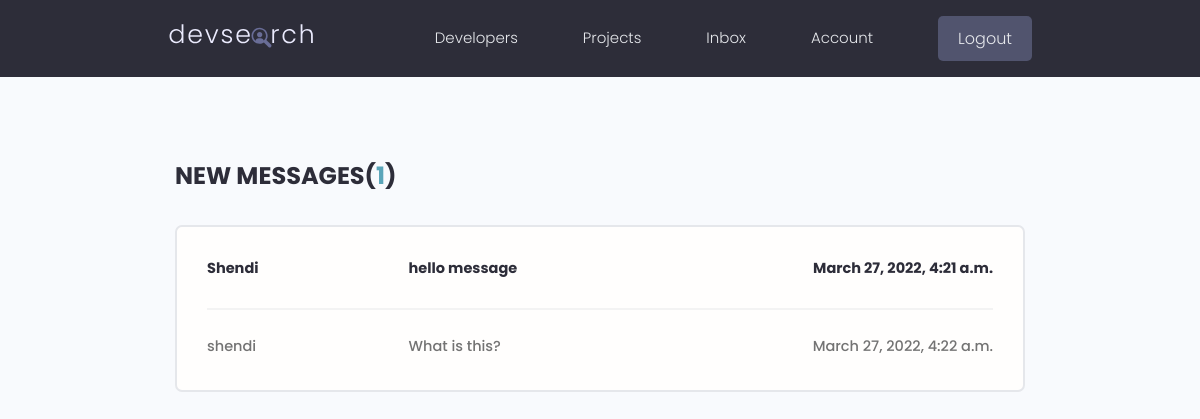
Screenshot of /inbox/ (signed in) with the database file from the repository.
### users/models.py (models this page shows, shortened)
class Message(models.Model):
    class Meta:
        ordering = ['is_read', '-created']
    sender = models.ForeignKey(Profile, on_delete=models.SET_NULL, null=True)
    recipient = models.ForeignKey(
        Profile, on_delete=models.SET_NULL, null=True, related_name='messages')
    name = models.CharField(max_length=200, null=True, blank=True)
    email = models.EmailField(max_length=200, null=True, blank=True)
    subject = models.CharField(max_length=200, null=True, blank=True)
    body = models.TextField()
    is_read = models.BooleanField(default=False, null=True)
    created = models.DateTimeField(auto_now_add=True)
    id = models.UUIDField(default=uuid.uuid4, unique=True,
                          primary_key=True, editable=False)

### users/views.py (the view)
# urls.py: path('inbox/', views.inbox, name='inbox')
@login_required(login_url='login')
def inbox(request):
    profile = request.user.profile
    messageRequests = profile.messages.all()
    unreadCount = messageRequests.filter(is_read=False).count()
    context = {'messageRequests': messageRequests, 'unreadCount': unreadCount}
    return render(request, 'users/inbox.html', context)

### users/templates/users/inbox.html
{% extends 'main.html' %} {% block content %}
<main class="inbox my-xl">
  <div class="content-box">
    <h3 class="inbox__title">New Messages(<span>{{unreadCount}}</span>)</h3>
    <ul class="messages">
      {% for message in messageRequests %}
      <li class="message {{message.is_read|yesno:"'',message--unread"}}">
        <a href="message.html">
          <span class="message__author">{{message.name}}</span>
          <span class="message__subject">{{message.subject}}</span>
          <span class="message__date">{{message.created}}</span>
        </a>
      </li>
      {% endfor %}
    </ul>
  </div>
</main>
{% endblock %}

### static/styles/app.css (style rules this page uses)
:root { --color-sub: #2d2d39; }
.content-box { width: 95%; max-width: 85rem; margin: 0 auto; }
.inbox { height: 90vh; }
.inbox__title, .inbox__title span { font-size: 2.4rem; font-weight: 700; color: var(--color-sub); text-transform: uppercase; text-align: left; margin-bottom: 3rem; }
.inbox__title span { color: var(--color-main); }
.messages { list-style: none; background: var(--color-white); padding: 0.5rem 3rem; border: 2px solid var(--color-light); border-radius: 0.7rem; }
.message { padding: 2.5rem 0; }
.message > a span { font-size: 1.45rem; font-weight: 500; }
.message.message--unread a span { font-weight: 700; color: var(--color-sub); }
.message:not(:last-child) { border-bottom: 2px solid var(--color-white-light); }
.message > a { display: flex; gap: 1rem; }
.message__author, .message__date { flex-basis: 25%; }
.message__subject { flex-basis: 50%; }
.message__date { text-align: right; }

### static/uikit/styles/modules/_variables.css (style rules this page uses)
:root { --color-main: #5aa5b9; --color-main-light: #e6faff; --color-sub: #3f4156; --color-sub-light: #51546e; --color-sub-lighter: #ededfd; --color-text: #737373; --color-gray: #8b8b8b; --color-light: #e5e7eb; --color-light-gray: #767676; --color-bg: #f8fafd; --color-white: #fffefd; --color-white-light: #f3f3f3; --color-success: #359e64; --color-success-bg: #def8e8; --color-error: #fc4b0b; --color-error-bg: #fff2ee; --font-base: 'Poppins', arial, helvetica, 'Segoe UI', roboto, ubuntu, sans-serif; --font-monospace: 'Fira Code', 'Courier New', courier, monospace; --font-regular: 300; --font-medium: 500; --font-bold: 700; --generic-shadow: 1px 1px 5px #00000010; --generic-transition: all 0.3s ease-in-out; }

### static/uikit/styles/modules/_base.css (style rules this page uses)
* { margin: 0; padding: 0; box-sizing: border-box; text-rendering: optimizeLegibility; color: inherit; font-size: inherit; }
html { font-size: 50%; }
@media only screen and (min-width: 480px) { html { font-size: 56.25%; } }
@media only screen and (min-width: 1200px) { html { font-size: 62.5%; } }
body { line-height: 1.6; font-weight: 400; font-size: 1.5rem; color: var(--color-text); background-color: var(--color-bg); min-height: 100vh; }

### static/uikit/styles/modules/_typography.css (style rules this page uses)
* { font-family: var(--font-base); }
h3 { font-size: 3.2rem; font-weight: var(--font-medium); }
p, span, strong { font-size: 1.6rem; color: var(--color-text); font-weight: var(--font-regular); }
a { padding-bottom: 2px; text-decoration: none; display: inline-block; color: var(--color-main); font-weight: var(--font-medium); }

### static/uikit/styles/modules/_utilities.css (style rules this page uses)
.my-xl { margin: 8rem auto; }

### rows the page displays
Message: name "Shendi", subject "hello message", created "March 27, 2022, 4:21 a.m."
Message: name "shendi", subject "What is this?", created "March 27, 2022, 4:22 a.m."

### other values shown
{{ unreadCount }} "1"
